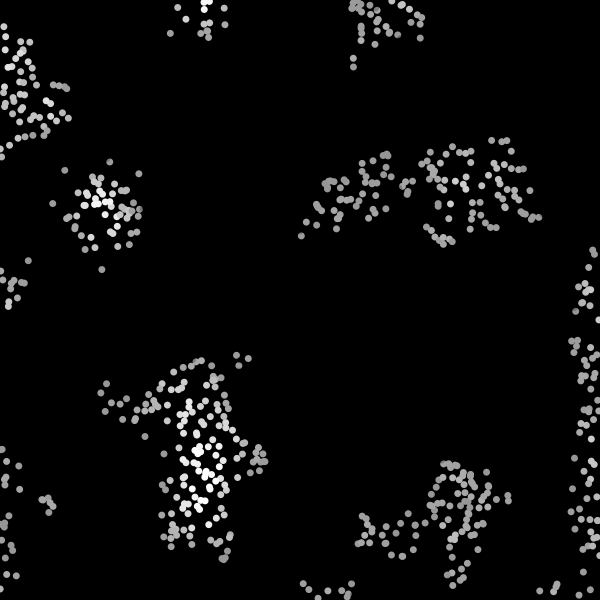
Frame 1 (no input)
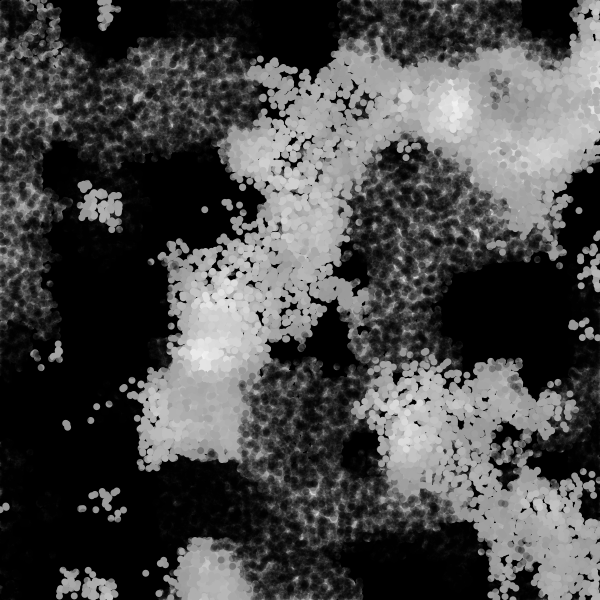
Frame 60 (the mouse pressed at the canvas centre just before this capture)
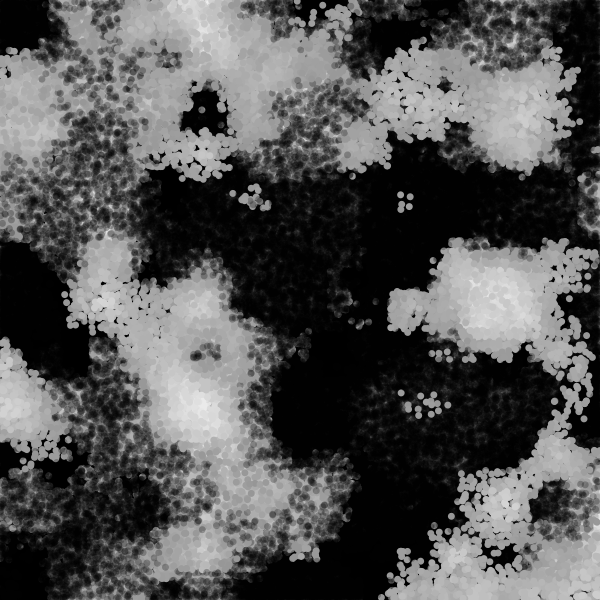
Frame 120 (the mouse held since frame 60 and released just before this capture)

The Processing sketch that drew these frames (run headless with seeded random() and noise(); from frame 60 on, the mouse is pressed at the canvas centre):

// Processing sketch: flowingColors5
// ── flowingColors5.pde
int scl = 10;
int w,h;
float zoff = 0;
float yoff = 0;
float flowfield[][];
PVector flowvects[][];
void setup() {
  size(600, 600);
  background(0);
  frameRate(60);
  w = width/scl;
  h = height/scl;
  flowfield = new float[w][h];
  flowvects = new PVector[w][h];
  noStroke();
    
  
}
void draw() {
 //background(255);
  for(int x = 0; x < w; x++) {
    for (int y = 0; y < h; y++) {
      flowfield[x][y] = map(noise(x*.1, y*.1, zoff), 0, 1, -2*PI, 2*PI);
      
      PVector temp = PVector.fromAngle(flowfield[x][y]);
      temp.setMag(map(noise(x*.1, y*.1, yoff), .1, .9, 0, 285));
      flowvects[x][y] = temp;
      // stroke(255);
      // line(x*scl+.5*scl, y*scl+.5*scl, x*scl+.5*scl+temp.x, y*scl+.5*scl+temp.y);
      // ellipse(x*scl+.5*scl, y*scl+.5*scl, 5, 5);
    }
  }

  for(int i = 0; i < 3000; i++) {
    float x1 = random(width);
    float y1 = random(height);
    int xloc = floor(x1/scl);
    int yloc = floor(y1/scl);
    fill(flowvects[xloc][yloc].mag());
    if(flowvects[xloc][yloc].mag() < 150) {
      fill(1, 65);
    }
   // fill(flowvects[xloc][yloc].mag(), map(flowvects[xloc][yloc].x, -200, 200, 0, 255),map(flowvects[xloc][yloc].y, -200, 200, 255, 0), 150 );
    ellipse(x1, y1, 7, 7);
  }
  yoff+=.03;
  zoff+=.01;
  
  
}
